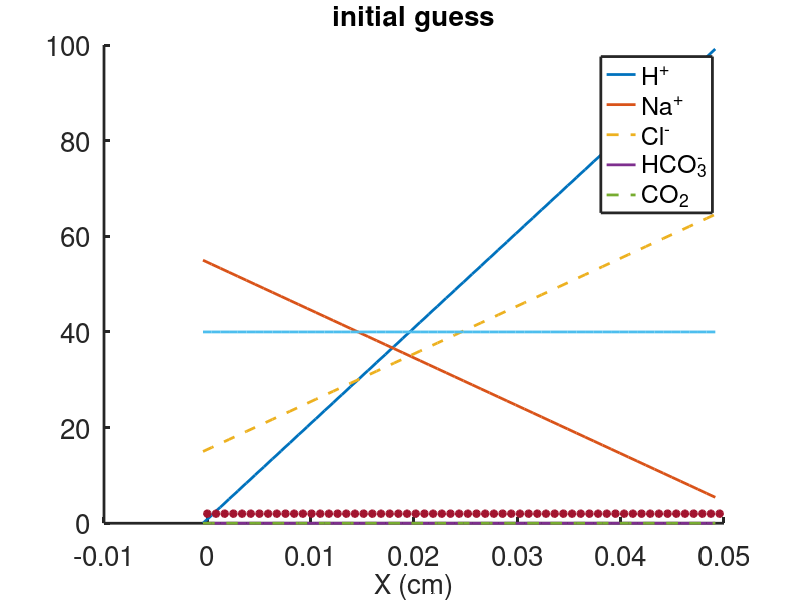

Write MATLAB code to recreate this figure. (Note: this script raises an error after producing the figure.)
%%%%%%%%%%%%%%%%%%%%%%%%%%%%%%%%%%%%%%%%%%%%%%%%%%%%%%%%%
% Matlab code used to   solve the steady state system of diffusion-advection-reaction
% for 5 species
% sodium, hydrogen, chloride, bicarbonate and carbon dioxide
% electrodiffusion with one Dirichlet boundary condition and one Robin
% condition using Matlab function fsolve

% For Chapter 18, Section 18.6.2 of
% Keener and Sneyd, Mathematical Physiology, 3rd Edition, Springer.

% Written by James Keener and James Sneyd

%-------------------------------------------------------------------
clear all
close all
clc



set(0,                           ...
   'defaultaxesfontsize', 20,   ...
   'defaultaxeslinewidth', 2.0, ...
   'defaultlinelinewidth', 2.0, ...
   'defaultpatchlinewidth', 0.7);
global N Amh Amn Amc Amb Amco2 ATmnh  ATmhn ATmcb ATmbc Dh Dn Dc Db Dco2
global kmb kb Hb Nb Cb Bb Co2b Um denom
global  zs hj delj
L =0.05; % length of the domain units cm
Lm = 0.75; % length of the mucus gel region
% there are 5 diffusion coefficients
Dh =  7e-5; %cm^2/s% hydrogen
Dn = 2.46e-5; % sodium
Db =1.78e-5;  % bicaarbonate
Dc = 2.13e-5; %chloride
Dco2 = 1.98e-5; % carbon dioxide

zs =[1,1,-1,-1,0]; % charges on ions

kb = 2.6e3 ;% or  2.6e10mM^(-1) s^(-1) % hydrogen-bicarbonate reaction rate
kmb = 11; %s^(-1) % carbon dioxide dissociation rate
KBC =  2e-1; % bicarbonate-chloride exchanger permeability
   %  Hydrogen-sodium exchanger permeability:
 KHN = 2e-1;

delHN= 1.e5;
delBC = 10;

% lumenal concentrations
M0 = 134; % mM
M0 = 40;

% boundary values at x=L;
Hb = 100; %mM

% choose a level of Na(L):


Nb = 5;
%Nb = 200;

Bb = 0; % no bicarbonate at the righthand boundary
Co2b = 0; % assume carbon dioxide is taken out

N=60;    % total number of spatial grid points,
% number of unknowns is 6N
%phi_j at xj
%u_j at yj = xj+hj/2% u1 is considered a ghost point on the exterior of the left boundary,
% the right boundary condition is applied at y_(N+1)

%specify the grid

hj =ones(1,N); %uniform grid
% or non-uniform grid:
%hj = tanh([1:N]/(0.25*N));  % there are N-1 gaps, but N hj's
 %non-uniform grid  has bugs, does not give the correct answer
 % uniform grid gives good answers
HT = sum(hj(1:N-1))+hj(N)/2;  % use N-1 hj's = 1/2 for form grid for unknowns
Hj = L*hj/HT; % rescale to correct length
 hj = [Hj(1),Hj]; % add the ghost point
xj = [0,cumsum(hj(2:N))];  %these are the N grid points where phi is specified

yj = [-hj(1)/2,xj+hj(2:N+1)/2 ]; %these are the grid points where u (including the ghost point) is unknown
% plus an extra point for the boundary condition



delj = yj(2:N+1) - yj(1:N) ; % distance between midpoints
 hj=hj';
 delj = delj';
djs = delj(1:N-1)+delj(2:N);
 denom = delj(1:N-1).*delj(2:N).*djs/2 ; %this is the denominator for the diffusion operator

X = xj(1:N); % N interior grid points, including x=0, where phi is unknown
Y = yj(1:N);  %these are the locations where concentrations are unknown


Um = M0*(1-tanh((Y-Lm)/0.1) )/2;  % mucus charge/binding site distribution

Umb = M0*(1-tanh((L-Lm)/0.1) )/2 ;
% enforce electroneutrality  at x=L
Cb = Hb+Nb-Umb-Bb;
% initial guesses
 % be sure all concentrations are positive!
Uh = Hb+2000*(X-L)';  %H0*ones(N,1);
Un = Nb+1000*(L-X)';
Ub =  zeros(N,1); % ;
Uc = Un + Uh - Ub - Um';  % guarantees electroneutrality
Uco2 = Co2b* ones(N,1);
phi =  2*ones(N,1);

Uslv0 = [Uh;Un; Ub;Uco2;phi];  % initial guess for the solution

figure(1)
plot(Y,Uh,Y,Un, Y,Uc,'--',Y,Ub,Y,Uco2,'--',Y,Um,X,phi,'*','linewidth',2)
title('initial guess','fontsize',20)
xlabel('X (cm)','fontsize',20)
legend('H^+','Na^+','Cl^-','HCO_3^-','CO_2')
 box off
% form the 5 main diffusion matrices, which are independent of unknowns

 ATmh = [-Dh/hj(1)-KHN*delHN/2;-Dh*djs./denom];

AThup = [Dh/hj(1)-KHN*delHN/2;Dh*delj(2:N-1)./denom(1:N-2)];
AThoff = Dh*delj(1:N-1)./denom(1:N-1);
Amh= diag(ATmh) +diag(AThup,1) + diag(AThoff,-1);

% diffusion operator for h

ATmhn = zeros(N,N);
ATmhn(1,1) = KHN/2;  % flux for hydrogen depends on sodium
ATmhn(1,2) = KHN/2;

ATmn = [-Dn/hj(1)-KHN/2;-Dn*djs./denom];
ATnup = [Dn/hj(1)-KHN/2;Dn*delj(1:N-2)./denom(1:N-2)];
ATnoff = Dn*delj(2:N)./denom(1:N-1);
Amn= diag(ATmn) +diag(ATnup,1) + diag(ATnoff,-1);% diffusion operator for Na

ATmnh = zeros(N,N);
ATmnh(1,1) = KHN*delHN/2;  % flux for sodium depends on hydrogen
ATmnh(1,2) = KHN*delHN/2;

ATmc = [-Dc/hj(1)-KBC/2;-Dc*djs./denom];
ATcup = [Dc/hj(1)-KBC/2;Dc*delj(1:N-2)./denom(1:N-2)];
ATcoff = Dc*delj(2:N)./denom(1:N-1);
Amc= diag(ATmc) +diag(ATcup,1) + diag(ATcoff,-1);  % diffusion operator for Cl

ATmcb = zeros(N,N);
ATmcb(1,1) = KBC*delBC/2;
ATmcb(1,2) = KBC*delBC/2;

ATmb = [-Db/hj(1)-KBC*delBC/2;-Db*djs./denom];
ATbup = [Db/hj(1)-KBC*delBC/2;Db*delj(1:N-2)./denom(1:N-2)];
ATboff = Db*delj(2:N)./denom(1:N-1);
Amb= diag(ATmb) +diag(ATbup,1) + diag(ATboff,-1);  % diffusion operator for bicarbonate

ATmbc = zeros(N,N);
ATmbc(1,1) = KBC/2;
ATmbc(1,2) = KBC/2;

ATmco2 = [-Dco2/hj(1);-Dco2*djs./denom];
ATco2up = [Dco2/hj(1); Dco2*delj(1:N-2)./denom(1:N-2)];
ATco2off =Dco2*delj(2:N)./denom(1:N-1);
Amco2= diag(ATmco2) +diag(ATco2up,1) + diag(ATco2off,-1);  % diffusion operator for CO2

% now call fsolve
Uslv = fsolve(@feval, Uslv0);

Uh = Uslv(1:N);
Un = Uslv(N+1:2*N);
Ub = Uslv(2*N+1:3*N);
Uco2 = Uslv(3*N+1:4*N);
phi = Uslv(4*N+1:5*N);
Uc = Un + Uh - Ub - Um' ;

figure(2)
plot(Y,Uh,Y,Un,  Y,Uc, '--', Y,Ub,'--',Y,Uco2,'linewidth',2)
 xlabel('X (cm)','fontsize',20)
legend('H^+','Na^+','Cl^-','HCO_3^-','CO_2' )

ylabel('Concentrations (mM)','fontsize',20)

figure(3)
plot(X,Avg(Uh,Hb),X,Avg(Un,Nb),X,Avg(Uc,Cb),'--', X,Avg(Ub,Bb),'--',X,Avg(Uco2,Co2b),'linewidth',2)
%writematrix([X' Avg(Uh,Hb) Avg(Un,Nb) Avg(Uc,Cb) Avg(Ub,Bb) Avg(Uco2,Co2b)],"electrodiff.dat") % for external plotting
 xlabel('X (cm)','fontsize',20)
legend('H^+','Na^+','Cl^-','HCO_3^-','CO_2' )
 formatSpecF = '%3.0f\n';
title(strcat('Na_b = ',sprintf(formatSpecF,Nb),' mM'))
ylabel('Concentrations (mM)','fontsize',20)
 box off

figure(4)
 plot(X,phi,'linewidth',2)
xlabel('X (cm)','fontsize',20)
ylabel('\phi (dimensionless)','fontsize',20)

FluxH = Dh*Flux(Uh,phi,zs(1), Hb) ;
 FluxN = Dn*Flux(Un,phi,zs(2), Nb) ;
 FluxC = Dc*Flux(Uc,phi,zs(3), Cb) ;
 FluxB = Db*Flux(Ub,phi,zs(4), Bb) ;

 figure(5)
 plot(X,-FluxH,X,-FluxN,X,-FluxC,'--',X,-FluxB,'--','linewidth' ,2)
 %plot( X,-FluxC,X,-FluxB,'linewidth' ,2)
 legend( 'FluxH','FluxN','FluxC','FluxB')
xlabel('X (cm)','fontsize',20)

 figure(6)

 plot(X,-log10(Avg(Uh,Hb)*1.e-3),'linewidth',2)
 writematrix([X' -log10(Avg(Uh,Hb)*1.e-3)],"electrodiff.dat") % for external plotting

xlabel('X (cm)','fontsize',20)
ylabel('pH','fontsize',20)
 resid = feval(Uslv);
 rs = reshape(resid,N,5);

 figure(7)
 plot(X,log(abs(rs)))
ylabel('log(residual)')
legend('H^+','Na^+','Cl^-','HCO_3^-','CO_2')
xlabel('X (cm)','fontsize',20)

function resid = feval(Uslv)
global N Amh Amn Amc Amb Amco2 ATmnh  ATmhn ATmcb ATmbc Dh Dn Dc Db Dco2
global kmb kb Hb Nb Cb Bb Co2b Um denom Afull
global   zs hj delj

Uh = Uslv(1:N);
Un = Uslv(N+1:2*N);
Ub = Uslv(2*N+1:3*N);
Uco2 = Uslv(3*N+1:4*N);
phi = Uslv(4*N+1:5*N);
Uc = Un + Uh - Ub - Um' ; % guarantees electroneutrality

% evaluate the function using
 %  Uh, Un, Uc, Ub, and phi values
Avgh = Avg(Uh,Hb);
Avgn = Avg(Un,Nb);
Avgc = Avg(Uc,Cb);
Avgb = Avg(Ub,Bb);

Hgrad = Dh*Grad(Avgh);
Ngrad = Dn*Grad(Avgn);
Cgrad = Dc*Grad(Avgc);
Bgrad = Db*Grad(Avgb);

%CO2grad = 0 since CO2 is neutral charge

Afull= [[Amh,ATmhn,zeros(N,N),diag([0;kmb*ones(N-1,1)]),zs(1)*Hgrad]; ...% hydrogen
    [ATmnh,Amn,zeros(N,2*N),  zs(2)*Ngrad];  ... % sodium
    [zeros(N,2*N),ATmcb,zeros(N,N),zs(3)*Cgrad]; ...% chloride
    [zeros(N,2*N),Amb, diag([0;kmb*ones(N-1,1)]),zs(4)*Bgrad]; ...% bicarbonate
    [zeros(N,3*N),Amco2-diag([0;kmb*ones(N-1,1)]),zeros(N,N)]]; ...% carbon dioxide


B = [zeros(2*N,N);Amc;ATmbc;zeros(N,N)];
 % now evaluate the  reaction terms
Rhs = zeros(5*N,1);

Rhs(2:N-1) = kb*Uh(2:N-1).*Ub(2:N-1);
Rhs(N) = - Dh*delj(N)*Hb./denom(N-1)+kb*Uh(N)*Ub(N);
Rhs(2*N) = - Dn*delj( N)*Nb./denom(N-1);  % right BC for sodium
Rhs(3*N) = - Dc*delj( N)*Cb./denom(N-1);% right BC for chloride

Rhs(3*N+2:4*N-1) = kb*Uh(2:N-1).*Ub(2:N-1) ;
Rhs(4*N) = - Db*delj(N)*Bb./denom(N-1)  +kb*Uh(N)*Ub(N) ;
Rhs(4*N+2:5*N-1) =  -kb*Uh(2:N-1).*Ub(2:N-1);
Rhs(5*N) = - Dco2*delj(N)*Co2b./denom(N-1) -kb*Uh(N).*Ub(N);

resid = Afull*Uslv+B*Uc-Rhs;

end

function out = Avg(U,Ub)
global N hj delj

out = ( hj(2:N+1).*U +hj(1:N).*[U(2:N);Ub])./(2*delj);

end

function out = Grad(Avg)
global N hj

out = [ diag([Avg(1); Avg(2:N)./hj(1:N-1)])]-[diag(Avg(1:N-1)./hj(1:N-1),-1)];

end

function out = Flux(U,phi,zi, Ub)
global delj N
Uv = Avg(U,Ub);
Upr = ([U(2:N);Ub]-U)./delj;
out =  Upr +zi*Uv.*phi;

end
